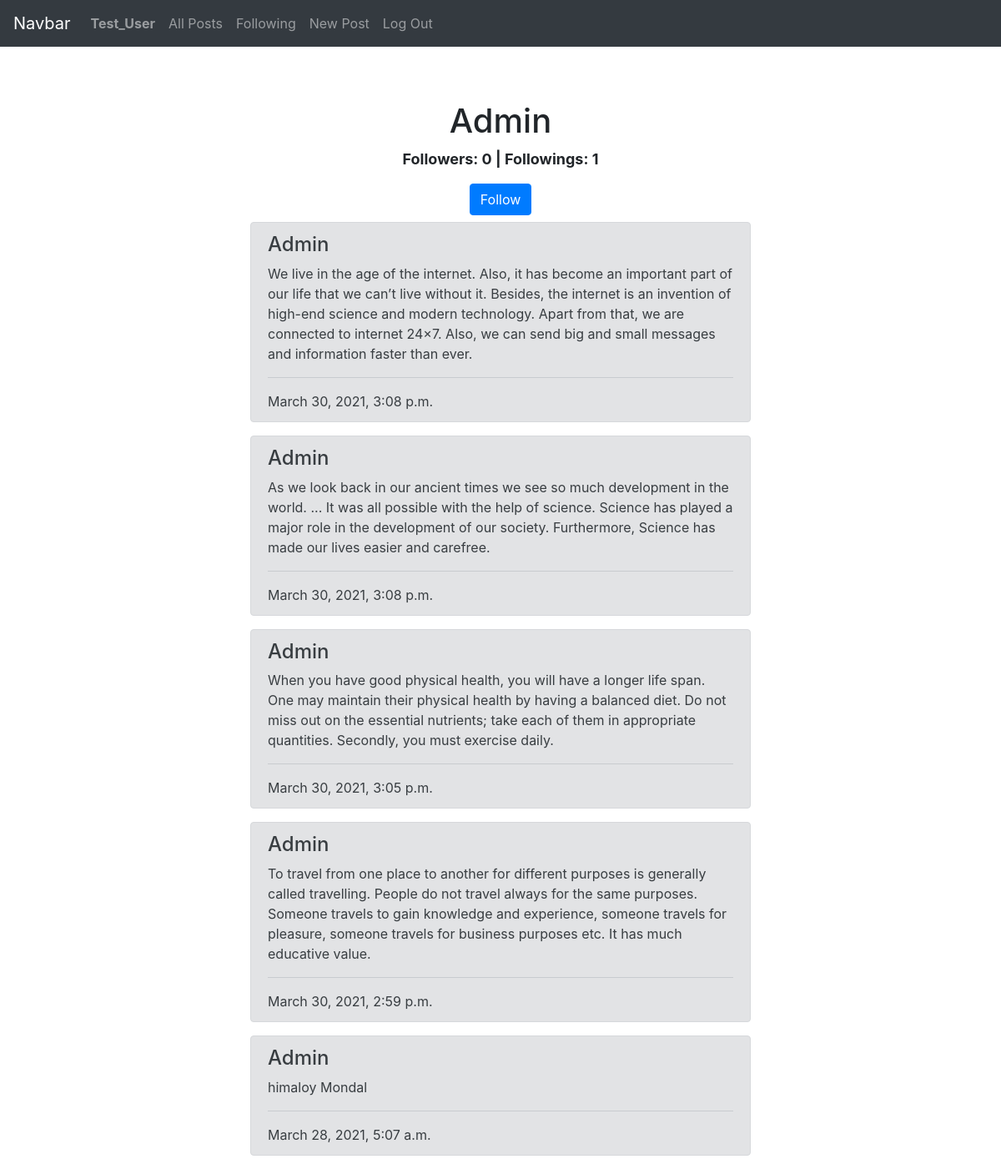
/profile/Admin (signed in), run on the app's committed database.
### network/models.py (models this page shows, shortened)
class User(AbstractUser):
    liked_post = models.ManyToManyField('Post', blank=True, related_name="liked_posts")

class Post(models.Model):
    body = models.TextField()
    datetime = models.DateTimeField(auto_now_add=True)
    user = models.ForeignKey(User, on_delete=models.CASCADE)
    like_num = models.IntegerField(default=0)
    like_users = models.ManyToManyField(User, related_name="like_users", blank=True)

### network/views.py (the view)
# urls.py: path("profile/<str:username>", views.profile, name="profile"),
def profile(request, username):
    buttton = True
    check = False
    posts = Post.objects.filter(user__username=username).order_by('-datetime')
    follower_obj = Follower.objects.filter(user__username=username)
    following_obj = Following.objects.filter(user__username=username)
    for follower_count in follower_obj :
        follower_count = follower_count.user_following.all().count()
    for following_count in following_obj:
        following_count = following_count.user_following.all().count()
    if request.user.username == username:
        buttton = False
    else:
        check = Following.objects.filter(user = request.user, user_following__username=username).exists()
    return render(request, "network/profile.html", {
        "posts": posts,
        "username": username,
        "follower_count": follower_count,
        "following_count": following_count,
        "button":buttton,
        "check":check
        })

### network/templates/network/profile.html (shortened to what this page needs)
{% extends "network/layout.html" %}
{% block body %}
    <center><h1>{{username}}</h1></center>
    <center><p id="fan"><b>Followers: {{follower_count}} | Followings: {{following_count}}</b></p></center>
    {% if button %}
        {% if check %}
            <center>
                <a href="{% url 'unfollow' username %}">
                    <button class="btn btn-danger mb-2">Unfollow</button>
                </a>
            </center>
        {% else %}
            <center>
                <a href="{% url 'follow' username %}">
                    <button class="btn btn-primary mb-2">Follow</button>
                </a>
            </center>
        {% endif %}
    {% endif %}
    {% for post in posts %}
    <div class="alert alert-secondary" role="alert" id="alert">
        <h4 class="alert-heading">{{post.user.username}}</h4>
        <p>{{post.body}}</p>
        <hr>
        <p class="mb-0">{{post.datetime}}</p>
    </div>
    {% endfor %}
{% endblock %}

### network/templates/network/layout.html (shortened to what this page needs)
{% load static %}
<!DOCTYPE html>
<html lang="en">
<head>
    <link rel="stylesheet" href="https://stackpath.bootstrapcdn.com/bootstrap/4.4.1/css/bootstrap.min.css">
    <link href="{% static 'network/styles.css' %}" rel="stylesheet">
</head>
<body>
    <nav class="navbar navbar-expand-lg navbar-dark bg-dark" style="margin-bottom: 65px;">
        <a class="navbar-brand" href="#">Navbar</a>
        <div>
          <ul class="navbar-nav mr-auto">
            {% if user.is_authenticated %}
                <li class="nav-item">
                    <a class="nav-link" href="#"><strong>{{ user.username }}</strong></a>
                </li>
            {% endif %}
            <li class="nav-item">
              <a class="nav-link" href="{% url 'index' %}">All Posts</a>
            </li>
            {% if user.is_authenticated %}
                <li class="nav-item">
                    <a class="nav-link" href="{% url 'following' %}">Following</a>
                </li>
                <li class="nav-item">
                    <a class="nav-link" href="{% url 'NewPost'%}">New Post</a>
                </li>
                <li class="nav-item">
                    <a class="nav-link" href="{% url 'logout' %}">Log Out</a>
                </li>
            {% endif %}
          </ul>
        </div>
      </nav>
      <div class="body">
        {% block body %}
        {% endblock %}
      </div>
</body>
</html>

### network/templates/network/profile.html (style rules this page uses)
#alert { margin-left: 300px; margin-right: 300px; }
#fan { text-align: center; font-size: large; }

### data on the page
User: username "Test_User"
User: username "Admin"
Post: user.username "Admin", body "We live in the age of the internet. Also, it has become an important part of our life that we can’t live without it. Besides, the internet is an invention of high-end science and modern technology. Apart from that, we are connected to internet 24×7. Also, we can send big and small messages and information faster than ever.", datetime "March 30, 2021, 3:08 p.m."
Post: user.username "Admin", body "As we look back in our ancient times we see so much development in the world. ... It was all possible with the help of science. Science has played a major role in the development of our society. Furthermore, Science has made our lives easier and carefree.", datetime "March 30, 2021, 3:08 p.m."
Post: user.username "Admin", body "When you have good physical health, you will have a longer life span. One may maintain their physical health by having a balanced diet. Do not miss out on the essential nutrients; take each of them in appropriate quantities. Secondly, you must exercise daily.", datetime "March 30, 2021, 3:05 p.m."
Post: user.username "Admin", body "To travel from one place to another for different purposes is generally called travelling. People do not travel always for the same purposes. Someone travels to gain knowledge and experience, someone travels for pleasure, someone travels for business purposes etc. It has much educative value.", datetime "March 30, 2021, 2:59 p.m."
Post: user.username "Admin", body "himaloy Mondal", datetime "March 28, 2021, 5:07 a.m."

### other printed values
{{ follower_count }} "0"
{{ following_count }} "1"
